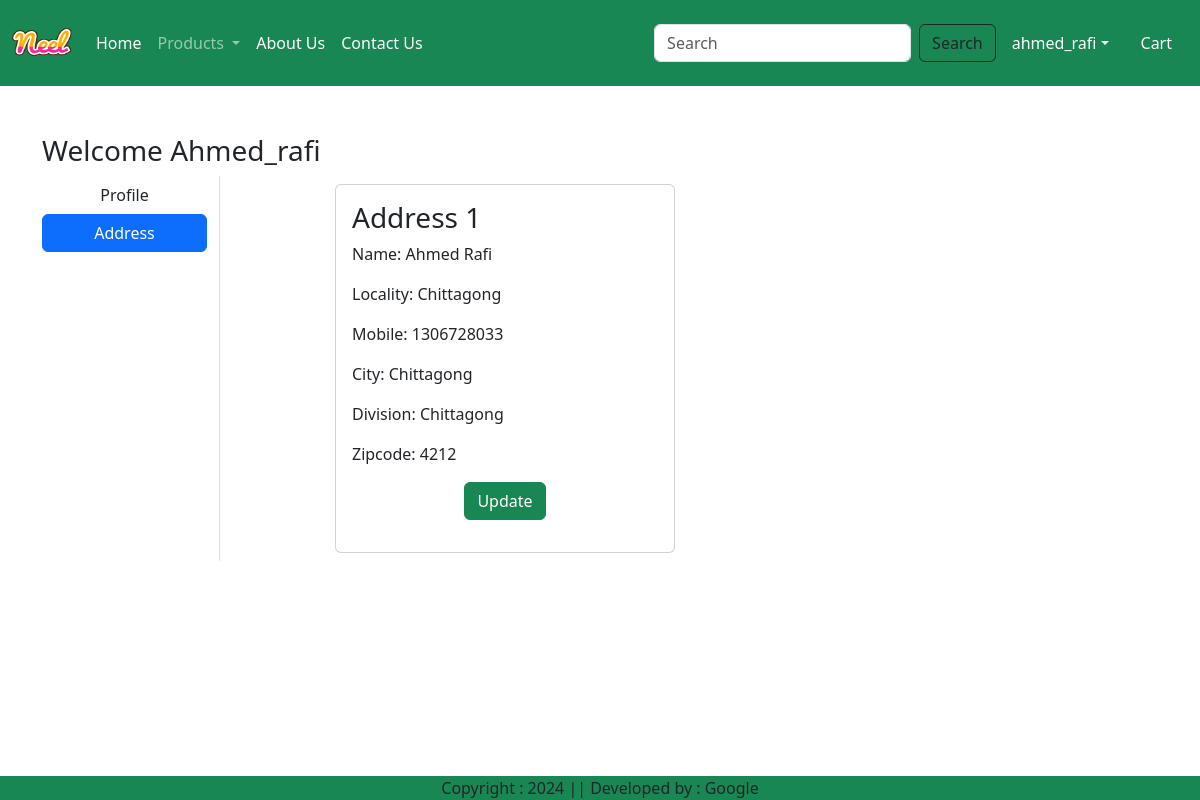
Page /address/ (signed in) on the committed database.
### app/models.py (models this page shows, shortened)
class Customer(models.Model):
    user = models.ForeignKey(User, on_delete=models.CASCADE)
    name = models.CharField(max_length=200)
    locality = models.CharField(max_length=200)
    city = models.CharField(max_length=50)
    mobile = models.IntegerField(default=0)
    zipcode = models.IntegerField()
    division = models.CharField(choices=DIVISION_CHOICES, max_length=100)

### app/views.py (the view)
# urls.py: path('address/', views.address, name='address'),
@login_required
def address(request):
    add = Customer.objects.filter(user=request.user)
    totalitem = 0
    wishitem = 0
    if request.user.is_authenticated:
        totalitem = len(Cart.objects.filter(user = request.user))
        wishitem = len(Wishlist.objects.filter(user=request.user))
    return render(request, 'app/address.html', locals())

### app/templates/app/address.html (shortened to what this page needs)
{% extends 'app/base.html' %}
{% load static %}
{% block main-content %}
<div class="container my-5">
    <div class="row">
     <h3>Welcome <span class="text-capitalize">{{request.user}}</span></h3>
        <div class="col-sm-2 border-end">
            <ul class="list-unstyled">
                <li class="d-grid">
                    <a href="{% url 'profile' %}" class="btn">Profile</a>
                </li>
                <li class="d-grid">
                    <a href="{% url 'address' %}" class="btn btn-primary">Address</a>
                </li>
            </ul>
        </div>
        <div class="col-sm-8 offset-sm-1">
            <div class="row">
                {% for ad in add%}
                <div class="col-sm-6">
                    <div class="card m-2">
                        <div class="card-body">
                            <h3>Address {{forloop.counter}}</h3>
                            <p>Name: {{ad.name}}</p>
                            <p>Locality: {{ad.locality}}</p>
                            <p>Mobile: {{ad.mobile}}</p>
                            <p>City: {{ad.city}}</p>
                            <p>Division: {{ad.division}}</p>
                            <p>Zipcode: {{ad.zipcode}}</p>
                            <p class="text-center"><a href="{% url 'updateAddress' pk=ad.id %}" type="button" class="btn btn-success">Update</a></p>
                        </div>
                    </div>
                </div>
                {% endfor %}
            </div>
        </div>
    </div>
</div>
{% endblock main-content %}

### app/templates/app/base.html (shortened to what this page needs)
<!DOCTYPE html>
{% load static %}
<html lang="en">
<head>
    <link href="https://cdn.jsdelivr.net/npm/bootstrap@5.3.3/dist/css/bootstrap.min.css" rel="stylesheet">
    <link rel="stylesheet" href="https://cdnjs.cloudflare.com/ajax/libs/font-awesome/6.0.0-beta3/css/all.min.css">
    <link rel="stylesheet" href="{% static 'app/css/owl.carousel.min.css' %}">
    <link rel="stylesheet" href="{% static 'app/css/all.min.css' %}">
    <link rel="stylesheet" href="{% static 'app/css/style.css' %}">
</head>
<body>
    <nav class="navbar navbar-expand-lg navbar-dark bg-success">
        <div class="container-fluid">
            <a class="navbar-brand" href="#">
                <img src="{% static 'app/images/neel.png' %}" width="60" height="60" />
            </a>
            <div class="collapse navbar-collapse" id="navbarSupportedContent">
                <ul class="navbar-nav me-auto mb-2 mb-lg-0">
                    {% if request.user.is_authenticated %}
                    <li class="nav-item">
                        <a class="nav-link active" aria-current="page" href="/">Home</a>
                    </li>
                    <li class="nav-item dropdown">
                        <a class="nav-link dropdown-toggle" href="#" role="button" data-bs-toggle="dropdown" aria-expanded="false">
                            Products
                        </a>
                    </li>
                    <li class="nav-item">
                        <a class="nav-link text-white" href="{% url 'about' %}">About Us</a>
                    </li>
                    <li class="nav-item">
                        <a class="nav-link text-white" href="{% url 'contact' %}">Contact Us</a>
                    </li>
                </ul>
                <form class="d-flex" role="search" action="/search">
                    <input class="form-control me-2" type="search" placeholder="Search" name="search" aria-label="Search">
                    <button class="btn btn-outline-dark" type="submit">Search</button>
                </form>
            </div>
            <ul class="navbar-nav me-auto mb-2 mb-lg-0">
                <li class="nav-item dropdown mx-2">
                    <a class="nav-link dropdown-toggle text-white" href="#" id="profileDropdown" role="button" data-bs-toggle="dropdown"
                        aria-expanded="false">{{request.user}}</a>
                </li>
                <li class="nav-item mx-2">
                    <a href="{% url 'showcart' %}" class="nav-link text-white">
                         Cart
                    </a>
                </li>
                {% endif %}
            </ul>
        </div>
    </nav>
    {% block main-content %}{% endblock main-content %}
    <footer class="container-fluid fixed-bottom bg-success text-center p-0 mt-0">
        Copyright : 2024 || Developed by : Google
    </footer>
</body>
</html>

### rows in the picture
Customer: name "Ahmed Rafi", locality "Chittagong", mobile "1306728033", city "Chittagong", division "Chittagong", zipcode "4212"

### other values in the picture
{{ request.user }} "ahmed_rafi"
{{ request.user }} "Ahmed_rafi"
